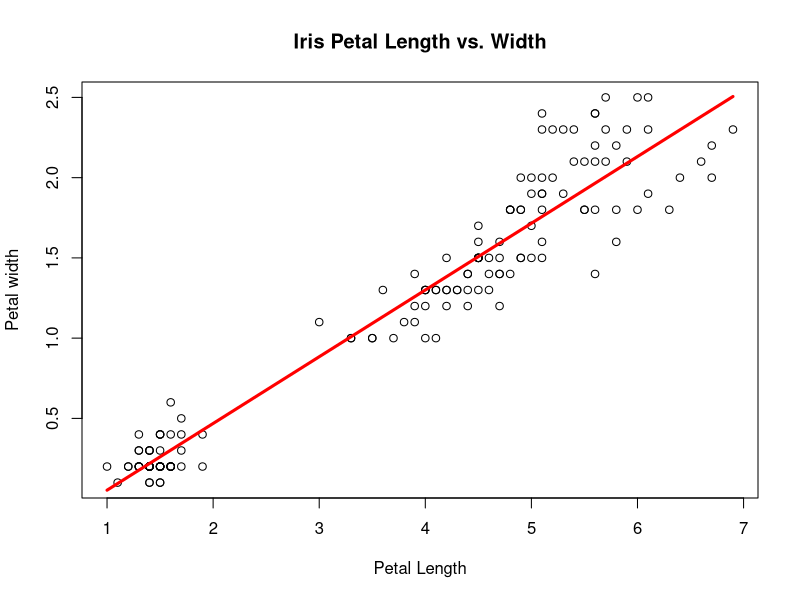

The R script that drew this image:
data(iris)

head(iris)

#Creating a scatterplot
plot(
  x = iris$Petal.Length,
  y = iris$Petal.Width,
  main = "Iris Petal Length vs. Width",
  xlab = "Petal Length",
  ylab = "Petal width")

#Creating a linear regression model
model <- lm(
  formula = Petal.Width ~ Petal.Length,
  data = iris)

#Drawing the line on the plot
lines(
  x = iris$Petal.Length,
  y = model$fitted.values,
  col = "red",
  lwd = 3
)

#Getting correlation coefficient
cor(x= iris$Petal.Length,
    y = iris$Petal.Width)

#Predicting new values according to the model 
#This function predicts the petal width values for the given values relatively
predict(
  object = model,
  newdata = data.frame(
    Petal.Length = c(1 , 2, 3)
  )
)
